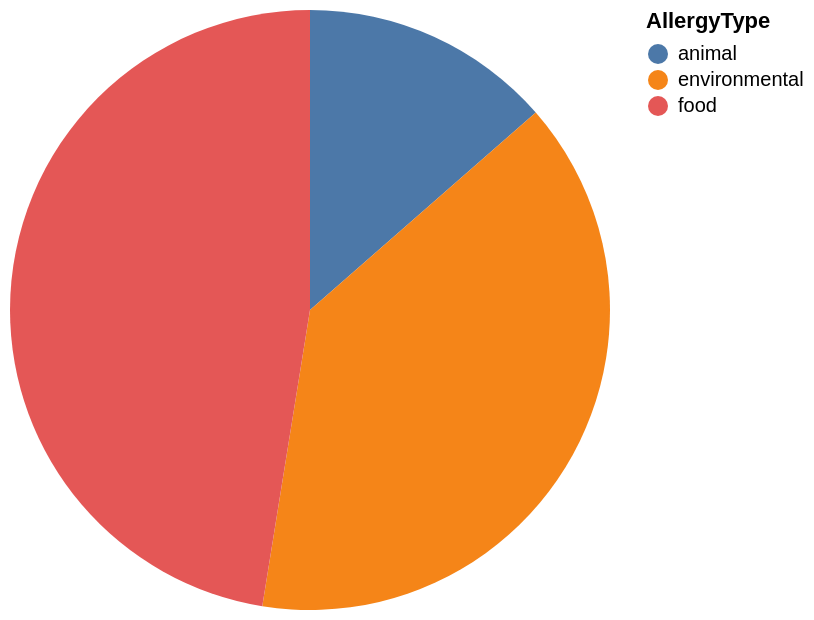

Specify this chart in Vega-Lite:
### Vega-Lite specification from a JSON file in a GitHub repository (floating-point values rounded to 4 significant figures)
{"data": {"values": [{"x_data": "animal", "y_data": 8}, {"x_data": "environmental", "y_data": 23}, {"x_data": "food", "y_data": 28}]}, "mark": "arc", "encoding": {"theta": {"field": "y_data", "type": "quantitative", "title": "count(*)"}, "color": {"field": "x_data", "type": "nominal", "title": "AllergyType"}}}
